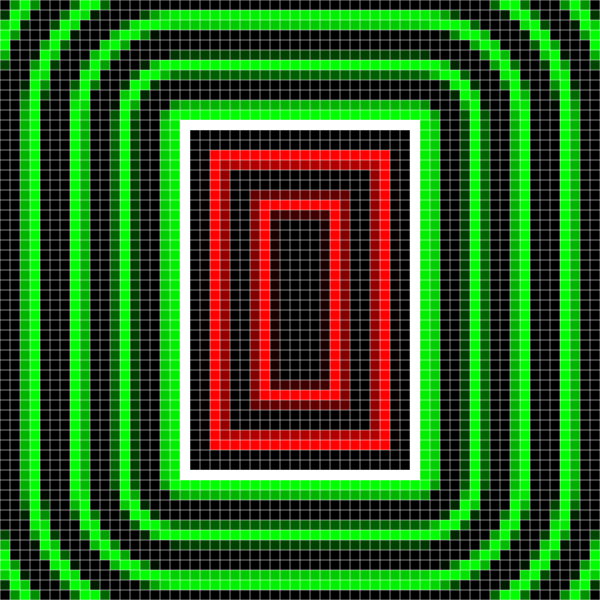
Frame 1 (no input)
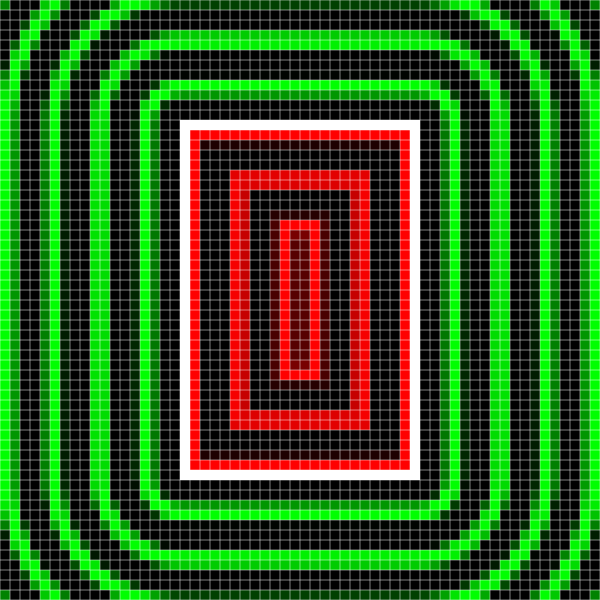
Frame 60 (no input)
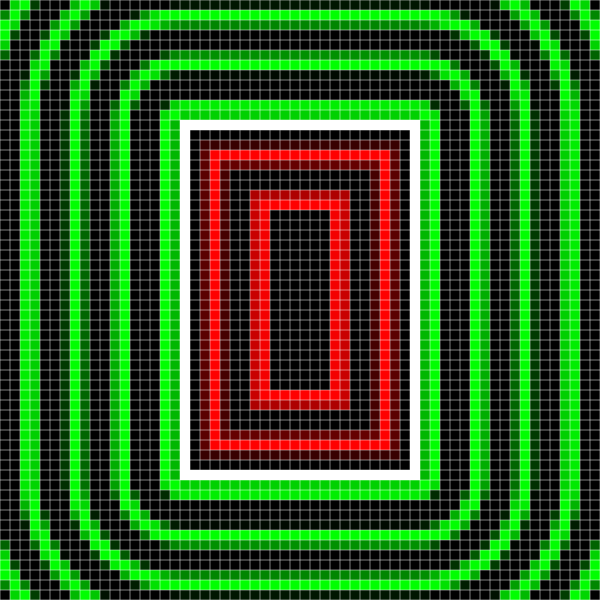
Frame 120 (the mouse pressed at the canvas centre since frame 60)

The p5.js sketch that drew these frames (run headless with seeded random() and noise() and a simulated clock; from frame 60 on, the mouse is pressed at the canvas centre):

// p5.js sketch
// ── sketch.js
const Csize =600;

function setup() {
  createCanvas(Csize,Csize);
}
function draw() {   
  const pix = 10;
  const soglia = pix * 0.5 / width * 2;
  
  background(0); 

  //stroke(255); 
 noStroke();
  
  const numPixX = floor(Csize / pix);
  const numPixY = floor(Csize / pix); 

  for (let j = 0; j < numPixX; j++) {    
    for (let i = 0; i < numPixY; i++) {   

        const u = (numPixY <= 1) ? 0 : map(i, 0, numPixY - 1, -1, 1);
        const v = (numPixX <= 1) ? 0 : map(j, 0, numPixX - 1, -1, 1); 
        const r1 = rettangolo(v, u, 0.4, 0.6); 

        const onde = 40;
        
        if (abs(r1) < soglia) {
          fill(255);
        } else {
          const valoreOnde = sin(r1 * onde + frameCount * 0.05) * 0.5 + 0.5*0.1; 
          if (r1 < 0) { 
            fill(255*valoreOnde*2,0,0)
          //if (valoreOnde > 0.5) {
          //  fill(255, 0, 0); 
          //} else {
          //  fill(0); 
          //}
          } else {
            if (r1 > 0) {
              fill(0,valoreOnde*255*2,0); 
            } else {
              fill(0);
            }
          }
        
        }

        rect(j * pix, i * pix, pix, pix);

        
      }
    }
    stroke(255);
    strokeWeight(0.5);

    for(let i =0; i<numPixX+1; i++) {
      const x = i*pix
      line(x, 0, x, height)
    }
    for(let i =0; i<numPixY+1; i++) {
      const y = i*pix
      line(0, y, width, y)
    }
}

function rettangolo(px, py, halfWidth, halfHeight) {
	const dx = abs(px) - halfWidth;
	const dy = abs(py) - halfHeight;
	if (dx <= 0 && dy <= 0) return max(dx, dy); // punto interno, ensure r1 is negative
	const ox = max(dx, 0);
	const oy = max(dy, 0);
	return sqrt(ox * ox + oy * oy); // distanza esterna
  }
